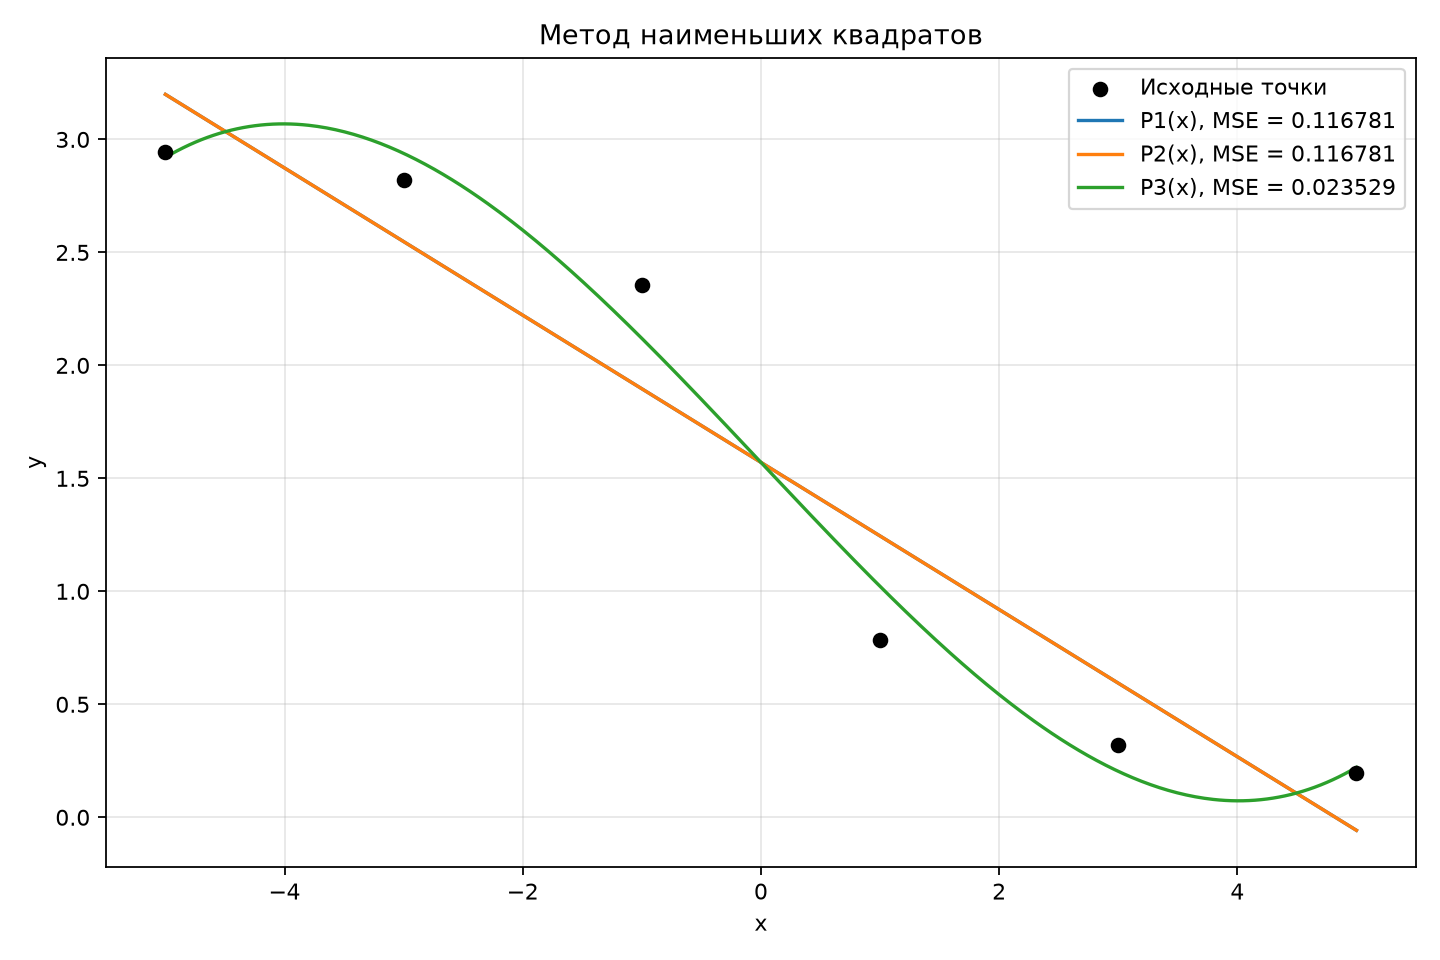

Write Python code to recreate this figure.
from pathlib import Path

import matplotlib

matplotlib.use("Agg")
import matplotlib.pyplot as plt
import numpy as np

X = np.array([-5.0, -3.0, -1.0, 1.0, 3.0, 5.0])
Y = np.array([2.9442, 2.8198, 2.3562, 0.7854, 0.32175, 0.1974])


def polynomial_text(coefficients):
    """Коэффициенты заданы в порядке от свободного члена к старшему."""
    terms = [f"{coefficients[0]:.8f}"]
    for power, coefficient in enumerate(coefficients[1:], 1):
        factor = "x" if power == 1 else f"x^{power}"
        terms.append(
            f" {'+' if coefficient >= 0 else '-'} {abs(coefficient):.8f}*{factor}"
        )
    return "".join(terms)


def main():
    output_dir = Path(__file__).resolve().parent
    models = {}
    for degree in (1, 2, 3):
        matrix = np.vander(X, N=degree + 1, increasing=True)
        coefficients, _, _, _ = np.linalg.lstsq(matrix, Y, rcond=None)
        mse = np.mean((matrix @ coefficients - Y) ** 2)
        models[degree] = (coefficients, mse)

        print(f"Степень {degree}:")

        for i, value in enumerate(coefficients):
            print(f"  a{i} = {value:.10f}")

        print(f"  P{degree}(x) = {polynomial_text(coefficients)}")
        print(f"  MSE{degree} = {mse:.10f}\n")

    print(
        "Сравнение ошибок: "
        + ", ".join(f"MSE{degree} = {mse:.10f}" for degree, (_, mse) in models.items())
    )
    best = min(models, key=lambda degree: models[degree][1])
    print(f"Наименьшая ошибка на исходных точках: P{best}(x).")

    grid = np.linspace(X.min(), X.max(), 400)
    fig, ax = plt.subplots(figsize=(9, 6))
    ax.scatter(X, Y, color="black", label="Исходные точки", zorder=5)

    for degree, (coefficients, mse) in models.items():
        values = np.polynomial.polynomial.polyval(grid, coefficients)
        ax.plot(grid, values, label=f"P{degree}(x), MSE = {mse:.6f}")

    ax.set(xlabel="x", ylabel="y", title="Метод наименьших квадратов")
    ax.grid(True, alpha=0.3)
    ax.legend()
    fig.tight_layout()
    path = output_dir / "least_squares.png"
    fig.savefig(path, dpi=160)
    plt.close(fig)


if __name__ == "__main__":
    main()
